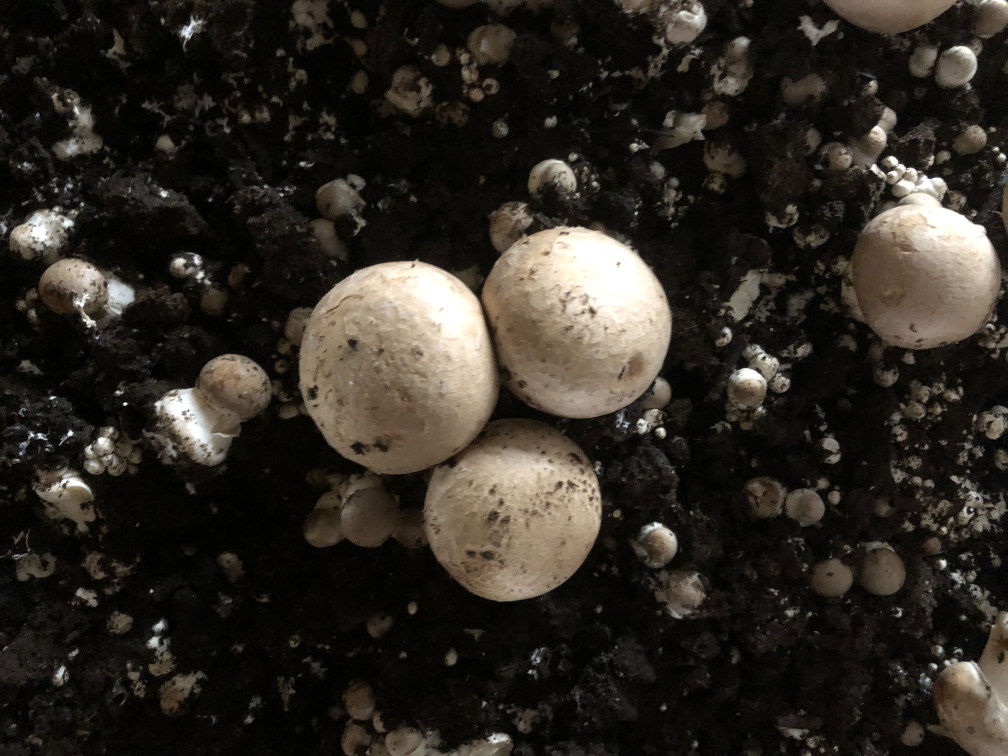
#> input picture vision/detection/circle_detection/v1.jpeg, 4032 x 3024 px (shown at 1/4 size)
$ python test_main.py
#> lines starting #> are read from the running program, lines starting #| are printed output that depends on the picture; after the words box and inside, x2 and y2 are one past the last pixel; in counts of white or black regions, pixels touching at a corner belong together
### vision/detection/circle_detection/test_finder.py
import cv2
import numpy as np
import time


def detect_mushroom():
  PHYSICAL_X = 22  # inches
  PHYSICAL_Y = 22


  capture_duration = 5
  cv2.namedWindow("preview", cv2.WINDOW_NORMAL)
#  vc = cv2.VideoCapture(0)

#  rval, frame = vc.read()
  frame = cv2.imread('v1.jpeg')
#> frame is the input picture: shape (3024, 4032, 3); mean B, G, R 35, 41.8, 46.4
  coord_list = []
  coords_list_np = np.array([0, 0])
  start_time = time.time()
#  while (int(time.time() - start_time) < capture_duration):
  for image in frame:
    if frame is not None:


      gray = cv2.cvtColor(frame, cv2.COLOR_BGR2GRAY)
      hsv = cv2.cvtColor(frame, cv2.COLOR_BGR2HSV)
      # define range of white color in HSV
      # change it according to your need !
      lower_white = np.array([0,0,0], dtype=np.uint8)
      upper_white = np.array([0,0,255], dtype=np.uint8)

      # Threshold the HSV image to get only white colors
      mask = cv2.inRange(hsv, lower_white, upper_white)
      # Bitwise-AND mask and original image
      res = cv2.bitwise_and(frame,frame, mask= mask)
      # Blur using 3 * 3 kernel.
      gray_blurred = cv2.blur(gray, (3, 3))

      # Apply Hough transform on the blurred image.
      detected_circles = cv2.HoughCircles(gray_blurred,
                                          cv2.HOUGH_GRADIENT, 1, minDist=500, param1 = 50,
                                          param2 = 30, minRadius = 10, maxRadius = 60)
      #param 1 50
      #param 2 30
      # Draw circles that are detected.
    if detected_circles is not None:

      # Convert the circle parameters a, b and r to integers.
      detected_circles = np.uint16(np.around(detected_circles))

      for pt in detected_circles[0, :]:
        a, b, r = pt[0], pt[1], pt[2]

        physical_x = a / frame.shape[0] * PHYSICAL_X
        physical_y = b / frame.shape[1] * PHYSICAL_Y
        coords_list_np = np.row_stack((coords_list_np, [physical_x, physical_y]))

        # coords = str(a) + " " + str(b) + "\n"
        # coord_list.append(coords)

        # print("X: " +  str(a)  + " Y: " + str(b))
        # Draw the circumference of the circle.
        cv2.circle(gray_blurred, (a, b), r, (0, 255, 0), 2)

        # Draw a small circle (of radius 1) to show the center.
        cv2.circle(gray_blurred, (a, b), 1, (0, 0, 255), 3)

    imS = cv2.resize(gray_blurred, (960, 540))
    cv2.imshow("preview", imS)
    cv2.imwrite('test_result.png', imS)

#    rval, frame = cv2.imread()

    if cv2.waitKey(1) & 0xFF == ord('q'):
      break
#> this loop made 1 pass; (key q is pressed on pass 1)
#> (lower_white, upper_white) on pass 1: ([0, 0, 0], [0, 0, 255])
#> pass 1, in detect_mushroom, `gray = cv2.cvtColor(frame, cv2.COLOR_BGR2GRAY)`:
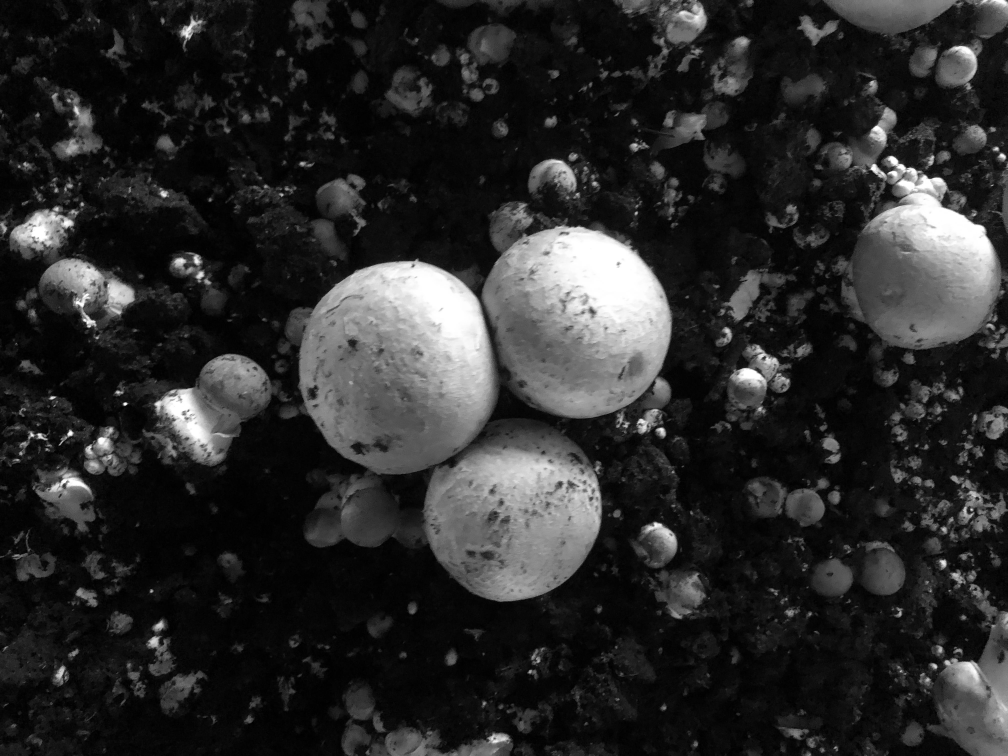
#> gray: shape (3024, 4032) (shown at 1/4 size); min 0, max 255, mean 42.4
#> pass 1, in detect_mushroom, `mask = cv2.inRange(hsv, lower_white, upper_white)`:
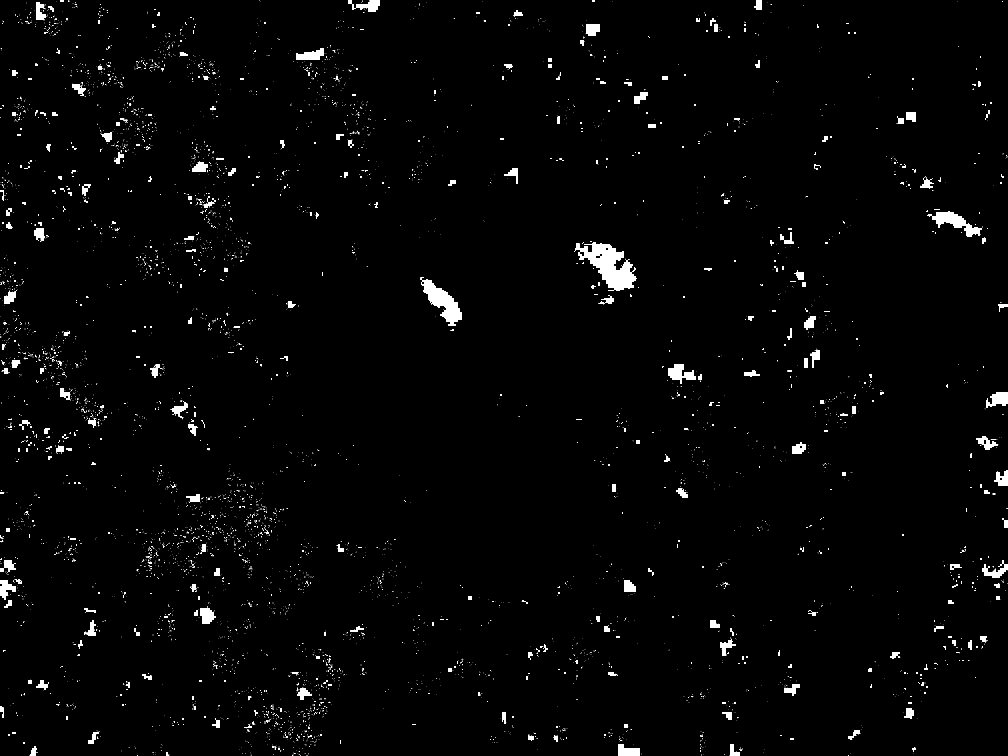
#> mask: shape (3024, 4032) (shown at 1/4 size); 1.8% white; 5968 white regions (5381 under 20 px), largest, box (x1, y1, x2, y2) and area: (2300, 968, 2547, 1163) 22866, (1680, 1109, 1848, 1304) 12825, (3709, 846, 3928, 948) 8191
#> pass 1, in detect_mushroom, `res = cv2.bitwise_and(frame,frame, mask= mask)`:
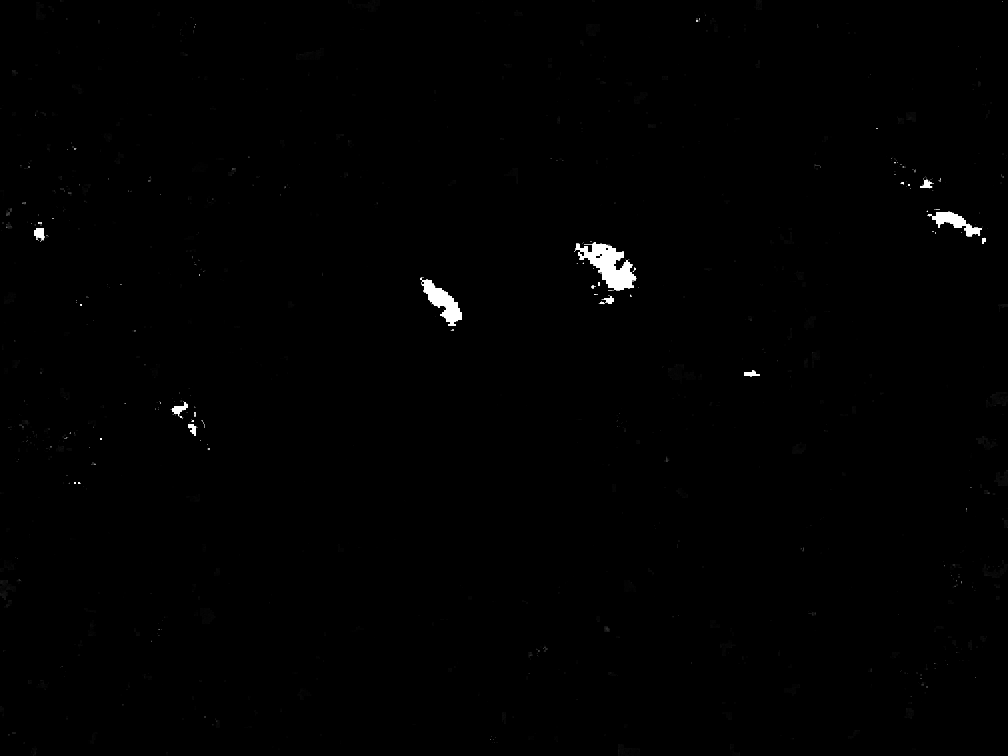
#> res: shape (3024, 4032, 3) (shown at 1/4 size); min 0, max 255, mean 1.2

  # List Processing #
  unique_coord = np.unique(coords_list_np, axis=0)
  for index in range(len(unique_coord)):
    if index == 0:
      final_coord = np.array(unique_coord[index, :])
    else:
      target_x = unique_coord[index-1, 0]
      target_y = unique_coord[index-1, 1]
      comp_x = unique_coord[index, 0]
      comp_y = unique_coord[index, 1]
      if target_x * 0.9 < comp_x < target_x * 1.1 and target_y * 0.9 < comp_y < target_y * 1.1:
        # Do Nothing
        pass
      else:
        final_coord = np.row_stack((final_coord, unique_coord[index, :]))
  final_coord = final_coord[1:, :]
  #  return(final_coord)

#  cv2.release()

  cv2.destroyAllWindows()
  return(final_coord)

### vision/detection/circle_detection/test_main.py
import os
import sys

# import other files
#
CWD = os.getcwd()
sys.path.append(CWD+'/vision/detection/circle_detection/')

from test_finder import detect_mushroom

if __name__ == "__main__":
    detect_mushroom()
